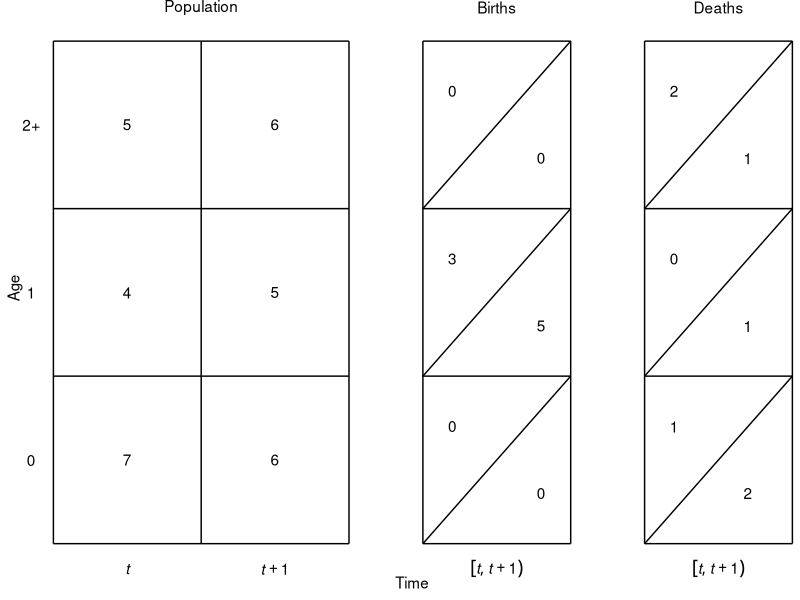

Source code (R):


library(ggplot2)

data_popn_box <- data.frame(x =    c(0, 2, 2, 0, 1, 0, 0),
                            xend = c(2, 2, 0, 0, 1, 2, 2),
                            y =    c(0, 0, 3, 3, 0, 1, 2),
                            yend = c(0, 3, 3, 0, 3, 1, 2))
data_popn_label <- data.frame(x = c(1, 0.5, 1.5, 0.5, 1.5, 0.5, 1.5, 0.5, 1.5),
                              y = c(3.2, 0.5, 0.5, 1.5, 1.5, 2.5, 2.5, -0.15, -0.15),
                              label = c("Population", 7, 6, 4, 5, 5, 6, "italic(t)", "italic(t)+1"))
data_births_box <- data.frame(x =    c(2.5, 3.5, 3.5, 2.5, 2.5, 2.5, 2.5, 2.5, 2.5),
                              xend = c(3.5, 3.5, 2.5, 2.5, 3.5, 3.5, 3.5, 3.5, 3.5),
                              y =    c(0, 0, 3, 3, 1, 2, 0, 1, 2),
                              yend = c(0, 3,   3,     0, 1,   2, 1, 2, 3))
data_births_label <- data.frame(x =  c(3,   2.7, 3.3, 2.7, 3.3, 2.7, 3.3, 3),
                                y =  c(3.2, 0.7, 0.3, 1.7, 1.3, 2.7, 2.3, -0.15),
                                label = c("Births", 0, 0, 3, 5, 0, 0, 'group("[",list(italic(t),italic(t+1)),")")'))
data_deaths_box <- data.frame(x =    c(4, 5, 5, 4, 4, 4, 4, 4, 4),
                              xend = c(5, 5, 4, 4, 5, 5, 5, 5, 5),
                              y =    c(0, 0, 3, 3, 1, 2, 0, 1, 2),
                              yend = c(0, 3, 3, 0, 1, 2, 1, 2, 3))
data_deaths_label <- data.frame(x = c(4.5, 4.2, 4.7, 4.2, 4.7, 4.2, 4.7, 4.5),
                                y = c(3.2, 0.7, 0.3, 1.7, 1.3, 2.7, 2.3, -0.15),
                                label = c("Deaths", 1, 2, 0, 1, 2, 1, 'group("[",list(italic(t),italic(t+1)),")")'))
data_age_label <- data.frame(x = rep(-0.15, 3),
                             y = c(0.5, 1.5, 2.5),
                             label = c("0", "1", "2+"))
                                       
p <- ggplot(data_popn_box, aes(x = x, y = y)) +
    theme_bw() +
    theme(panel.border = element_blank(),
          panel.grid.major = element_blank(),
          panel.grid.minor = element_blank(),
          axis.text = element_blank(),
          axis.ticks = element_blank()) +
    coord_cartesian(expand = FALSE,
                    clip = "off") +
    ## population
    geom_segment(aes(x = x, y = y, xend = xend, yend = yend),
                 data = data_popn_box) +
    geom_text(aes(label = label),
              data = data_popn_label,
              parse = TRUE) +
    ## births
    geom_segment(aes(x = x, y = y, xend = xend, yend = yend),
                 data = data_births_box) +
    geom_text(aes(label = label),
              data = data_births_label,
              parse = TRUE) +
    ## deaths
    geom_segment(aes(x = x, y = y, xend = xend, yend = yend),
                 data = data_deaths_box) +
    geom_text(aes(label = label),
              data = data_deaths_label,
              parse = TRUE) +
    ## age labels
    geom_text(aes(label = label),
              data = data_age_label) +
    ## other
    xlab("Time") +
    ylab("Age")

graphics.off()
pdf(file = "fig_account_withage.pdf",
    width = 5,
    height = 3.3)
plot(p)
dev.off()
